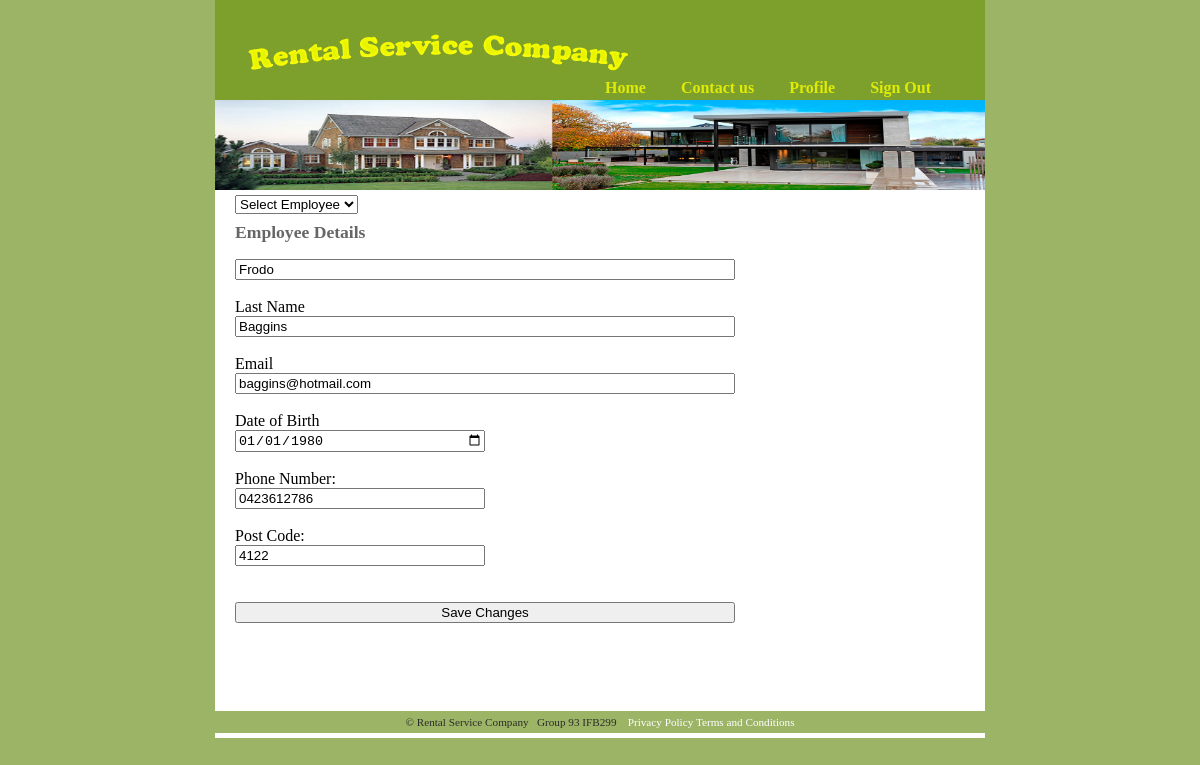
Page /owner_profile.php (signed in) on the committed database.
### tables this page shows
CREATE TABLE `propertyowner_details` (
	`propertyownerid` int NOT NULL AUTO_INCREMENT,	
	`propertyowner_firstname` varchar(50) NOT NULL,
	`propertyowner_lastname` varchar(50) NOT NULL,	
	`propertyowner_dob` date NOT NULL,
	`propertyowner_phone` varchar(50) NOT NULL,
	`propertyowner_email` varchar(50) NOT NULL,
	`propertyowner_postal` Int NOT NULL,
	`propertyowner_username` varchar(50) NOT NULL,
	`propertyowner_password` varchar(64) NOT NULL,
	`salt` VARCHAR(64) NOT NULL DEFAULT '4b3683669fea3',	
  PRIMARY KEY (`propertyownerid`)
);

### owner_profile.php (the view, shortened to what this page needs)
<html xmlns="http://www.w3.org/1999/xhtml">
<?php
  include 'connection.php';
?>
<head>
    <link href="main_11.css" rel="stylesheet" type="text/css"/>
</head>
<body>
<div id="outside">
	<div id="header">
		<br>
			<div id="Menu">
				<?php include 'menu.php'; ?>
			</div>
	</div>
	<div id="secondBanner">
		<img src="images/house3.jpg" width="770" height="90" alt="welcome to Property Service"/>
	</div>
  <?php
  		if(isset($_SESSION['e_id']))
		{
			if (isset($_GET['ID']))
			{
				$propertyownnerid = $_GET['ID'];
			}
			else
			{
				$propertyownnerid = 0;
			}
		}
		else
		{
			$propertyownnerid = $_SESSION['o_id'];
		}
	try {
		$conn = new PDO("mysql:host=$dbhost;dbname=$dbname", $dbuser, $dbpass);
		$conn->setAttribute(PDO::ATTR_ERRMODE, PDO::ERRMODE_EXCEPTION);
		if ($propertyownnerid != 0)
		{
			$stmt = $conn->prepare('SELECT  * FROM `propertyowner_details` WHERE `propertyownerid` = :oid');
			$stmt->bindParam(':oid', $propertyownnerid, PDO::PARAM_STR);
		}
		else
		{
			$stmt = $conn->prepare('SELECT * FROM `propertyowner_details` LIMIT 1');
		}
		$stmt->execute();
	}
	catch(PDOException $e)
	{
		echo $e->getMessage();
	}
  ?>
	<div id="bigContent">
			<div id="secondContent">
			<?php
			try
			{
				 if(isset($_SESSION['e_id']))
				 {
					echo '<select name="employees"  onchange="window.location.href=\'owner_profile.php?ID=\'+this.value">';
					echo '<option value="',$propertyownnerid,'">Select Employee</option>';
					echo '</select>';
				 }
			}
			catch(PDOException $e)
			{
				echo $e->getMessage();
			}
			if (isset($_SESSION['o_id']))
			{
				$ownerid = $_SESSION['o_id'];
			}
			else
			{
				$ownerid = 0;
			}
			if ($propertyownnerid != $ownerid)
			{
				echo '<h3>Employee Details</h3><br>';
			}
			else
			{
				echo '<h3>Your Details</h3><br>';
			}
		?>
		<?php
		foreach ($stmt as $owner)
		{
		if ($propertyownnerid == 0)
		{
			$propertyownnerid = $owner['propertyownerid'];
		}
		echo '<form name="profile_changes" method="POST"  action="process_propertyowner_changes.php?ID=', $propertyownnerid, '" onsubmit="return validate_profilechanges(profile_changes)">';
		?>
          <input type="text" name="firstname" style="width: 500px" onkeypress="invisible('firstnameMissing')" value="<?php
          if(isset($owner['propertyowner_firstname']))
            echo ($owner['propertyowner_firstname'])?>"/><br>
          Last Name
          <input type="text" name="lastname" style="width: 500px" onkeypress="invisible('lastnameMissing')" value="<?php
          if(isset($owner['propertyowner_lastname']))
            echo ($owner['propertyowner_lastname'])?>"/><br>
          Email
          <input type="text" name="email" style="width: 500px" onkeypress="invisible('emailMissing')"value="<?php
          if(isset($owner['propertyowner_email']))
            echo ($owner['propertyowner_email'])?>"/><br>
          <br>
          Date of Birth<br>
          <input type="date" name="dob" max="1997-12-31" style="width: 250px" onkeypress="invisible('dobError')" value="<?php
          if(isset($owner['propertyowner_dob']))
            echo ($owner['propertyowner_dob'])?>"/><br>
          Phone Number:<br>
          <input type = "text" name = "phone" placeholder = "Enter Phone Number" style="width: 250px" onkeypress="invisible('phoneError')" value="<?php
          if(isset($owner['propertyowner_phone']))
            echo ($owner['propertyowner_phone'])?>"/><br>
          Post Code:<br>
          <input type = "text" name = "postcode" placeholder = "Enter Post Code" style="width: 250px" onkeypress="invisible('postalError')" value="<?php
          if(isset($owner['propertyowner_postal']))
            echo ($owner['propertyowner_postal'])?>"/><br>
		  <?php
		}
		  ?>
          <input type="submit" value="Save Changes" style="width: 500px">
        </form>
				<br>
				<br>
				<br>
				<br>
			</div>
				<div id="news">
				</div>
	</div>
</div>
		<div id="footer">
			<p> &#169; Rental Service Company &nbsp; Group 93 IFB299 &nbsp;&nbsp;
				<a href="privacy.html"> Privacy Policy</a>
				<a href="term.html"> Terms and Conditions</a>
			</p>
		</div>
</body>
</html>

### main_11.css (style rules this page uses)
body { font-family: "Century Gothic"; background: #9cb466; margin: 0; padding: 0; }
p, h1, h2, h3, h4, li { margin: 1ex 1em; }
div#outside { width: 770px; margin: 0 auto; background: #ffffff url(images/sky3.jpg);no-repeat; height:100px; }
div#header { height: 100px; position: relative; }
div#secondBanner { height: 90px; }
div#bigContent { background-color: #ffffff; padding:5px; }
#header #Menu { position: absolute; left: 380px; bottom: 0; }
#bigContent div#secondContent { float: left; width: 430px; margin: 0; padding: 0 15px; }
#secondContent h1, #secondContent h2, #secondContent h3, #secondContent h4 { font-family: "Century Gothic"; }
#secondContent h3 { font-size: 1.1em; font-weight: bold; color: #666; margin: 1ex 0 -.2ex 0; }
div#footer { clear: both; background: #9cb466; margin: 0 auto; padding: 5px; }
#footer p { font-family: "Century Gothic"; font-size: .70em; color: 2c2d29; margin: 0; padding: 0; text-align: center; }
#footer a { color: ffffff; text-decoration: none; }

### rows in the picture
propertyowner_details: firstname "Frodo", lastname "Baggins", email "baggins@hotmail.com", dob "01/01/1980", phone "0423612786", postcode "4122"
